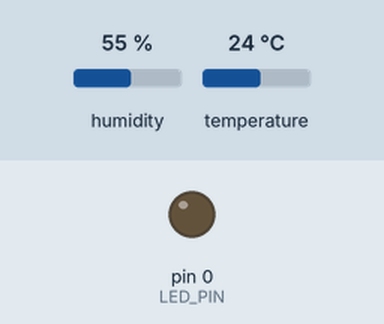
Simulated run of this sketch. Board: Arduino Uno, built with avr-gcc and run on an emulated ATmega328P. Parts: output pins drawn as LEDs (lit = HIGH). The test bench sets the inputs (shaded band); at power-on: humidity 55 %, temperature 24 °C. Sleep ends after the set time or at an interrupt.

Above: at 0.1 s.
At 2.3 s:
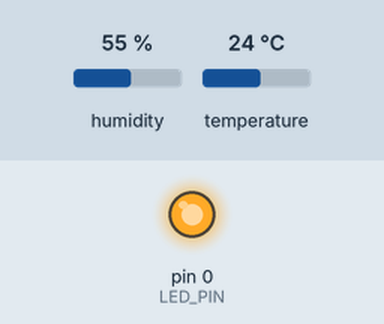
Timing chart, 0 to 34.5 s (numbered marks = the images above):
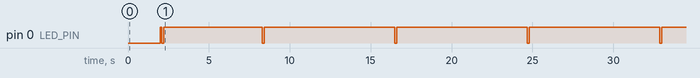

Measured:
- by itself, pin 0 (LED_PIN): goes HIGH 0.10 s, LOW 0.12 s, HIGH 6.1 s, 3 × (LOW 0.12 s, HIGH 8.1 s), LOW 0.12 s, then HIGH

The sketch:

dht11_attiny.ino
```cpp
#include <dht.h>
#include <avr/io.h>
#include <avr/sleep.h>
#include <avr/interrupt.h>
#include <avr/wdt.h>

// Routines to set and claer bits (used in the sleep code)
#ifndef cbi
#define cbi(sfr, bit) (_SFR_BYTE(sfr) &= ~_BV(bit))
#endif
#ifndef sbi
#define sbi(sfr, bit) (_SFR_BYTE(sfr) |= _BV(bit))
#endif

// Variables for the Sleep/power down modes:
volatile boolean f_wdt = 1;

// PIN CONFIGURATIO
#define DHT11_PIN 1
#define LED_PIN 0

//DHT
dht DHT;

void setup()
{
  pinMode(LED_PIN, OUTPUT);
  setup_watchdog(9); // approximately 8 seconds sleep
  delay(2000);
}

void loop()
{
  if (f_wdt==1) {  // wait for timed out watchdog / flag is set when a watchdog timeout occurs
    f_wdt=0;       // reset flag
    digitalWrite(LED_PIN, HIGH);
    delay (100);
    digitalWrite(LED_PIN, LOW);
    delay (100);

    // READ DATA
    int chk = DHT.read11(DHT11_PIN);
    switch (chk)
    {
      case DHTLIB_OK:
                if (DHT.humidity > 40) {
                  digitalWrite(LED_PIN,HIGH);
                  delay(1000);
                } else {
                  digitalWrite(LED_PIN,LOW);
                }
  		break;
      case DHTLIB_ERROR_CHECKSUM:
                digitalWrite(LED_PIN, HIGH);
                delay (100);
                digitalWrite(LED_PIN,LOW );
                delay (100);
                digitalWrite(LED_PIN, HIGH);
                delay (100);
                digitalWrite(LED_PIN,LOW );
                delay (100);
                digitalWrite(LED_PIN, HIGH);
                delay (100);
                digitalWrite(LED_PIN,LOW );
  		break;
      case DHTLIB_ERROR_TIMEOUT:
                digitalWrite(LED_PIN, HIGH);
                delay (100);
                digitalWrite(LED_PIN,LOW );
                delay (100);
                digitalWrite(LED_PIN, HIGH);
                delay (100);
                digitalWrite(LED_PIN,LOW );
                delay (100);
                digitalWrite(LED_PIN, HIGH);
                delay (100);
                digitalWrite(LED_PIN,LOW );
  		break;
      default:
                digitalWrite(LED_PIN, HIGH);
                delay (100);
                digitalWrite(LED_PIN,LOW );
                delay (100);
                digitalWrite(LED_PIN, HIGH);
                delay (100);
                digitalWrite(LED_PIN,LOW );
                delay (100);
                digitalWrite(LED_PIN, HIGH);
                delay (100);
                digitalWrite(LED_PIN,LOW );
  		break;
    }

    pinMode(LED_PIN, INPUT);
    system_sleep();  // Send the unit to sleep
    pinMode(LED_PIN, OUTPUT);

  }
}

/**********************************************************************/
/**                       ROUTINES FOR WATCHDOG                      **/
/**********************************************************************/

// set system into the sleep state
// system wakes up when wtchdog is timed out
void system_sleep() {

  cbi(ADCSRA,ADEN);                    // switch Analog to Digitalconverter OFF

  set_sleep_mode(SLEEP_MODE_PWR_DOWN); // sleep mode is set here
  sleep_enable();

  sleep_mode();                        // System actually sleeps here

  sleep_disable();                     // System continues execution here when watchdog timed out

  sbi(ADCSRA,ADEN);                    // switch Analog to Digitalconverter ON

}

// 0=16ms, 1=32ms,2=64ms,3=128ms,4=250ms,5=500ms
// 6=1 sec,7=2 sec, 8=4 sec, 9= 8sec
void setup_watchdog(int ii) {

  byte bb;
  int ww;
  if (ii > 9 ) ii=9;
  bb=ii & 7;
  if (ii > 7) bb|= (1<<5);
  bb|= (1<<WDCE);
  ww=bb;

  MCUSR &= ~(1<<WDRF);
  // start timed sequence
  WDTCSR |= (1<<WDCE) | (1<<WDE);
  // set new watchdog timeout value
  WDTCSR = bb;
  WDTCSR |= _BV(WDIE);
}

// Watchdog Interrupt Service / is executed when watchdog timed out
ISR(WDT_vect) {
  f_wdt=1;  // set global flag
}
```
